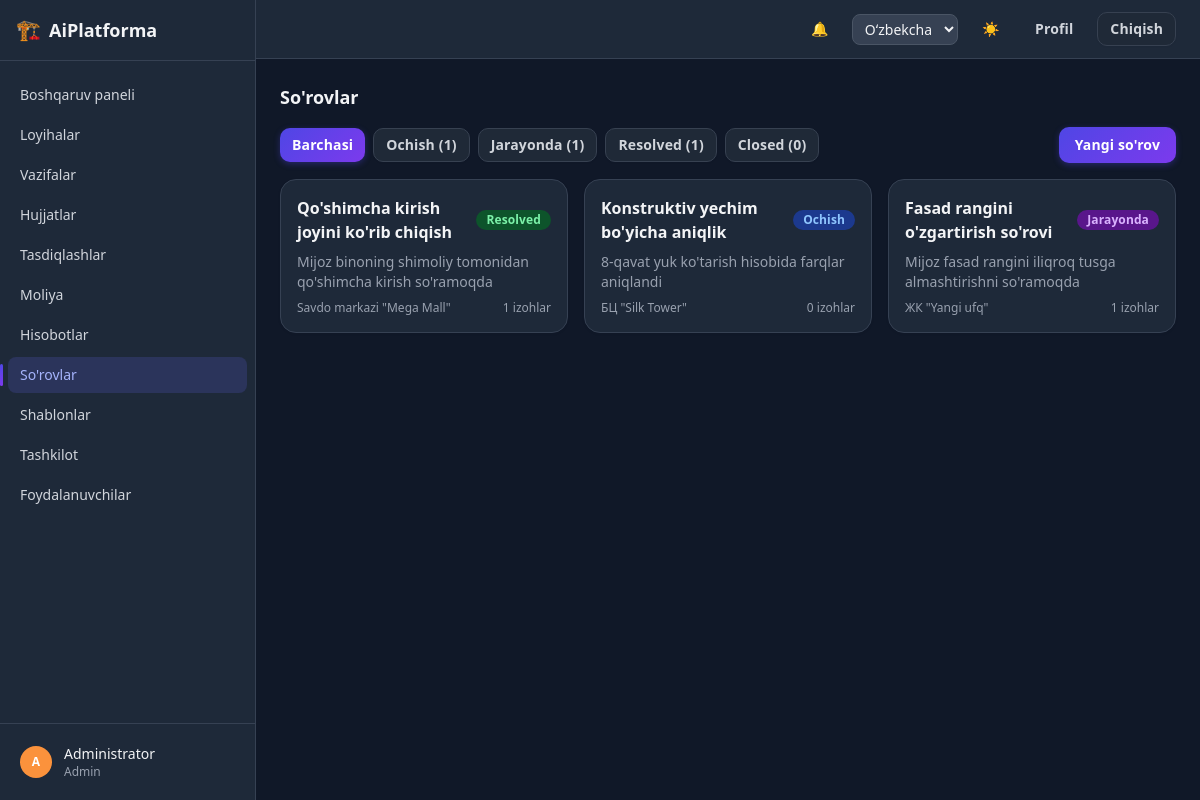
The page /requests/ (signed in) on the database its author committed.
### apps/accounts/models.py (models this page shows, shortened)
class User(AbstractBaseUser, PermissionsMixin):
    class Role(models.TextChoices):
        ADMIN = "admin", _("Admin")
        MANAGER = "manager", _("Manager")
        GIP = "gip", _("GIP")
        GIP_ASSISTANT = "gip_assistant", _("GIP assistant")
        DESIGNER = "designer", _("Designer")
        REVIEWER = "reviewer", _("Reviewer")
        CLIENT = "client", _("Client")
    id = models.UUIDField(primary_key=True, default=uuid.uuid4, editable=False)
    email = models.EmailField(unique=True)
    full_name = models.CharField(max_length=255)
    role = models.CharField(max_length=20, choices=Role.choices, default=Role.DESIGNER)
    department = models.CharField(max_length=255, blank=True, null=True)
    phone = models.CharField(max_length=50, blank=True, null=True)
    avatar = models.ImageField(upload_to="avatars/", blank=True, null=True)
    telegram_chat_id = models.CharField(max_length=64, blank=True, null=True)
    is_active = models.BooleanField(default=True)
    is_staff = models.BooleanField(default=False)
    is_verified = models.BooleanField(default=False)
    totp_secret = models.CharField(max_length=64, blank=True, null=True)
    two_factor_enabled = models.BooleanField(default=False)
    created_at = models.DateTimeField(auto_now_add=True)
    updated_at = models.DateTimeField(auto_now=True)
    objects = UserManager()
    USERNAME_FIELD = "email"
    REQUIRED_FIELDS = ["full_name"]
    class Meta:
        ordering = ["full_name"]
    def get_short_name(self):
        return self.full_name.split()[0] if self.full_name else self.email

### apps/requests_app/models.py (models this page shows, shortened)
class Request(models.Model):
    id = models.UUIDField(primary_key=True, default=uuid.uuid4, editable=False)
    title = models.CharField(max_length=255)
    description = models.TextField(blank=True, null=True)
    type = models.CharField(max_length=20, choices=RequestType.choices, default=RequestType.CLARIFICATION)
    project = models.ForeignKey(
        "projects.Project", on_delete=models.CASCADE, null=True, blank=True, related_name="requests"
    )
    created_by = models.ForeignKey(
        settings.AUTH_USER_MODEL, on_delete=models.PROTECT, related_name="created_requests"
    )
    assignee = models.ForeignKey(
        settings.AUTH_USER_MODEL, on_delete=models.SET_NULL, null=True, blank=True, related_name="assigned_requests"
    )
    status = models.CharField(max_length=20, choices=RequestStatus.choices, default=RequestStatus.OPEN)
    priority = models.CharField(max_length=20, choices=RequestPriority.choices, default=RequestPriority.MEDIUM)
    created_at = models.DateTimeField(auto_now_add=True)
    updated_at = models.DateTimeField(auto_now=True)
    class Meta:
        ordering = ["-created_at"]

### apps/projects/models.py (models this page shows, shortened)
class Project(models.Model):
    class Stage(models.TextChoices):
        CONCEPT = "concept", _("Concept")
        PRELIMINARY = "preliminary", _("Preliminary design")
        WORKING_DOCS = "working_docs", _("Working documentation")
        EXPERTISE = "expertise", _("Expertise")
        CONSTRUCTION = "construction", _("Construction")
    class Status(models.TextChoices):
        ACTIVE = "active", _("Active")
        ON_HOLD = "on_hold", _("On hold")
        COMPLETED = "completed", _("Completed")
        CANCELLED = "cancelled", _("Cancelled")
    id = models.UUIDField(primary_key=True, default=uuid.uuid4, editable=False)
    name = models.CharField(max_length=255)
    description = models.CharField(max_length=2000, blank=True, null=True)
    client_name = models.CharField(max_length=255, blank=True, null=True)
    client_contact = models.CharField(max_length=255, blank=True, null=True)
    address = models.CharField(max_length=500, blank=True, null=True)
    stage = models.CharField(max_length=20, choices=Stage.choices, default=Stage.CONCEPT)
    status = models.CharField(max_length=20, choices=Status.choices, default=Status.ACTIVE)
    start_date = models.DateField(blank=True, null=True)
    deadline = models.DateField(blank=True, null=True)
    budget = models.FloatField(default=0)
    paid_amount = models.FloatField(default=0)
    created_by = models.ForeignKey(
        settings.AUTH_USER_MODEL, on_delete=models.PROTECT, related_name="created_projects"
    )
    created_at = models.DateTimeField(auto_now_add=True)
    updated_at = models.DateTimeField(auto_now=True)
    class Meta:
        ordering = ["-created_at"]

### apps/requests_app/views.py (the view)
# urls.py: path("", views.request_list, name="list"),
@login_required
def request_list(request):
    requests_qs = _visible_requests(request.user)
    status = request.GET.get("status")
    if status:
        requests_qs = requests_qs.filter(status=status)
    counts = {value: _visible_requests(request.user).filter(status=value).count() for value, _l in RequestStatus.choices}
    return render(request, "requests_app/request_list.html", {
        "requests": requests_qs,
        "status": status or "",
        "statuses": RequestStatus.choices,
        "counts": counts,
    })

### apps/core/context_processors.py (called while the page is built)
def dark_mode(request):
    return {"dark_mode": getattr(request, "dark_mode", True)}

### apps/core/templatetags/core_extras.py (called while the page is built)
@register.filter
def initials(name):
    if not name:
        return "?"
    parts = str(name).split()
    letters = "".join(p[0] for p in parts[:2] if p)
    return letters.upper() or "?"

@register.filter
def avatar_color(name):
    if not name:
        return _AVATAR_PALETTE[0]
    total = sum(ord(ch) for ch in str(name))
    return _AVATAR_PALETTE[total % len(_AVATAR_PALETTE)]

@register.filter
def get_item(mapping, key):
    if not mapping:
        return []
    return mapping.get(key, [])

### apps/requests_app/templatetags/request_extras.py (called while the page is built)
@register.filter
def request_status_badge(status):
    return _BADGE_CLASSES[_STATUS_VARIANT.get(status, "default")]

### apps/requests_app/views.py (called while the page is built)
def _visible_requests(user):
    return Request.objects.filter(
        Q(created_by=user) | Q(assignee=user) | Q(project__members__user=user)
    ).distinct().select_related("project", "created_by", "assignee")

### templates/requests_app/request_list.html (shortened to what this page needs)
{% extends "base.html" %}
{% load i18n core_extras request_extras %}
{% block page_title %}{% trans "Requests" %}{% endblock %}
{% block content %}
<div class="mb-4 flex flex-wrap items-center justify-between gap-3">
  <div class="flex flex-wrap gap-2">
    <a href="?" class="btn btn-sm {% if not status %}btn-primary{% else %}btn-secondary{% endif %}">{% trans "All" %}</a>
    {% for value, label in statuses %}
      <a href="?status={{ value }}" class="btn btn-sm {% if status == value %}btn-primary{% else %}btn-secondary{% endif %}">{{ label }} ({{ counts|get_item:value|default:0 }})</a>
    {% endfor %}
  </div>
  <a href="{% url 'requests_app:create' %}" class="btn btn-primary btn-md">{% trans "New request" %}</a>
</div>
<div class="grid grid-cols-1 gap-4 sm:grid-cols-2 lg:grid-cols-3">
  {% for req in requests %}
    <a href="{% url 'requests_app:detail' req.pk %}" class="card block p-4 hover:shadow-md">
      <div class="mb-2 flex items-center justify-between">
        <h3 class="font-semibold">{{ req.title }}</h3>
        <span class="{{ req.status|request_status_badge }}">{{ req.get_status_display }}</span>
      </div>
      <p class="mb-2 line-clamp-2 text-sm text-gray-500 dark:text-gray-400">{{ req.description|default:"" }}</p>
      <div class="flex items-center justify-between text-xs text-gray-400">
        <span>{{ req.project.name|default:"—" }}</span>
        <span>{{ req.comments.count }} {% trans "comments" %}</span>
      </div>
    </a>
  {% empty %}
    <p class="col-span-full text-center text-sm text-gray-500 dark:text-gray-400">{% trans "No requests found." %}</p>
  {% endfor %}
</div>
{% endblock %}

### templates/partials/sidebar.html
{% load i18n core_extras %}
<aside class="hidden w-64 shrink-0 flex-col border-r border-gray-200 bg-white dark:border-gray-700 dark:bg-gray-800 md:flex">
  <div class="flex items-center gap-2 border-b border-gray-200 px-4 py-4 dark:border-gray-700">
    <span class="text-xl">🏗️</span>
    <span class="text-lg font-semibold">AiPlatforma</span>
  </div>
  <nav class="flex-1 space-y-1 overflow-y-auto px-2 py-4 text-sm">
    {% url 'core:dashboard' as dashboard_url %}
    <a href="{{ dashboard_url }}" class="flex items-center gap-3 rounded-lg px-3 py-2 font-medium
      {% if request.path == dashboard_url %}bg-blue-50 text-blue-700 dark:bg-blue-950 dark:text-blue-300{% else %}text-gray-600 hover:bg-gray-100 dark:text-gray-300 dark:hover:bg-gray-700{% endif %}">
      {% trans "Dashboard" %}
    </a>
    {% url 'projects:list' as projects_url %}
    <a href="{{ projects_url }}" class="flex items-center gap-3 rounded-lg px-3 py-2 font-medium
      {% if request.path|slice:":9" == "/projects" %}bg-blue-50 text-blue-700 dark:bg-blue-950 dark:text-blue-300{% else %}text-gray-600 hover:bg-gray-100 dark:text-gray-300 dark:hover:bg-gray-700{% endif %}">
      {% trans "Projects" %}
    </a>
    {% url 'tasks:board' as tasks_url %}
    <a href="{{ tasks_url }}" class="flex items-center gap-3 rounded-lg px-3 py-2 font-medium
      {% if request.path|slice:":6" == "/tasks" %}bg-blue-50 text-blue-700 dark:bg-blue-950 dark:text-blue-300{% else %}text-gray-600 hover:bg-gray-100 dark:text-gray-300 dark:hover:bg-gray-700{% endif %}">
      {% trans "Tasks" %}
    </a>
    {% url 'documents:list' as documents_url %}
    <a href="{{ documents_url }}" class="flex items-center gap-3 rounded-lg px-3 py-2 font-medium
      {% if request.path == documents_url %}bg-blue-50 text-blue-700 dark:bg-blue-950 dark:text-blue-300{% else %}text-gray-600 hover:bg-gray-100 dark:text-gray-300 dark:hover:bg-gray-700{% endif %}">
      {% trans "Documents" %}
    </a>
    {% url 'documents:approvals' as approvals_url %}
    <a href="{{ approvals_url }}" class="flex items-center gap-3 rounded-lg px-3 py-2 font-medium
      {% if request.path == approvals_url %}bg-blue-50 text-blue-700 dark:bg-blue-950 dark:text-blue-300{% else %}text-gray-600 hover:bg-gray-100 dark:text-gray-300 dark:hover:bg-gray-700{% endif %}">
      {% trans "Approvals" %}
    </a>
    {% url 'finance:home' as finance_url %}
    <a href="{{ finance_url }}" class="flex items-center gap-3 rounded-lg px-3 py-2 font-medium
      {% if request.path == finance_url %}bg-blue-50 text-blue-700 dark:bg-blue-950 dark:text-blue-300{% else %}text-gray-600 hover:bg-gray-100 dark:text-gray-300 dark:hover:bg-gray-700{% endif %}">
      {% trans "Finance" %}
    </a>
    {% url 'reports:dashboard' as reports_url %}
    <a href="{{ reports_url }}" class="flex items-center gap-3 rounded-lg px-3 py-2 font-medium
      {% if request.path == reports_url %}bg-blue-50 text-blue-700 dark:bg-blue-950 dark:text-blue-300{% else %}text-gray-600 hover:bg-gray-100 dark:text-gray-300 dark:hover:bg-gray-700{% endif %}">
      {% trans "Reports" %}
    </a>
    {% url 'requests_app:list' as requests_url %}
    <a href="{{ requests_url }}" class="flex items-center gap-3 rounded-lg px-3 py-2 font-medium
      {% if request.path|slice:":9" == "/requests" %}bg-blue-50 text-blue-700 dark:bg-blue-950 dark:text-blue-300{% else %}text-gray-600 hover:bg-gray-100 dark:text-gray-300 dark:hover:bg-gray-700{% endif %}">
      {% trans "Requests" %}
    </a>
    {% url 'document_templates:list' as templates_url %}
    <a href="{{ templates_url }}" class="flex items-center gap-3 rounded-lg px-3 py-2 font-medium
      {% if request.path|slice:":10" == "/templates" %}bg-blue-50 text-blue-700 dark:bg-blue-950 dark:text-blue-300{% else %}text-gray-600 hover:bg-gray-100 dark:text-gray-300 dark:hover:bg-gray-700{% endif %}">
      {% trans "Templates" %}
    </a>
    {% url 'organization:list' as organization_url %}
    <a href="{{ organization_url }}" class="flex items-center gap-3 rounded-lg px-3 py-2 font-medium
      {% if request.path == organization_url %}bg-blue-50 text-blue-700 dark:bg-blue-950 dark:text-blue-300{% else %}text-gray-600 hover:bg-gray-100 dark:text-gray-300 dark:hover:bg-gray-700{% endif %}">
      {% trans "Organization" %}
    </a>
    {% url 'accounts:user_list' as users_url %}
    <a href="{{ users_url }}" class="flex items-center gap-3 rounded-lg px-3 py-2 font-medium
      {% if request.path == users_url %}bg-blue-50 text-blue-700 dark:bg-blue-950 dark:text-blue-300{% else %}text-gray-600 hover:bg-gray-100 dark:text-gray-300 dark:hover:bg-gray-700{% endif %}">
      {% trans "Users" %}
    </a>
  </nav>
  <div class="border-t border-gray-200 p-3 dark:border-gray-700">
    <a href="{% url 'accounts:profile' %}" class="flex items-center gap-3 rounded-lg px-2 py-2 hover:bg-gray-100 dark:hover:bg-gray-700">
      <span class="flex h-8 w-8 items-center justify-center rounded-full text-xs font-semibold text-white"
            style="background-color: {{ request.user.full_name|avatar_color }};">
        {{ request.user.full_name|initials }}
      </span>
      <span class="truncate text-sm">
        <span class="block font-medium">{{ request.user.get_short_name }}</span>
        <span class="block text-xs text-gray-500 dark:text-gray-400">{{ request.user.get_role_display }}</span>
      </span>
    </a>
  </div>
</aside>

### static/css/theme.css (style rules this page uses)
:root { --ap-primary: #4f46e5; --ap-primary-2: #7c3aed; --ap-primary-soft: rgba(79, 70, 229, 0.12); --ap-ring: rgba(99, 102, 241, 0.35); }
.btn { position: relative; border-radius: 0.625rem !important; font-weight: 600; letter-spacing: 0.01em; transition: transform .12s ease, box-shadow .15s ease, background-color .15s ease, color .15s ease, border-color .15s ease; outline: none; }
.btn-primary { background-image: linear-gradient(135deg, var(--ap-primary), var(--ap-primary-2)) !important; background-color: var(--ap-primary) !important; color: #fff !important; box-shadow: 0 2px 6px rgba(79, 70, 229, 0.35); }
.btn-secondary { background: #fff !important; color: #334155 !important; border: 1px solid #e2e8f0; box-shadow: 0 1px 2px rgba(15, 23, 42, 0.05); }
.dark .btn-secondary { background: #1f2937 !important; color: #d1d5db !important; border-color: #374151; }
.card { border-radius: 1rem !important; box-shadow: 0 1px 3px rgba(15, 23, 42, 0.06); transition: box-shadow .15s ease, transform .15s ease, border-color .15s ease; }
aside nav a { position: relative; transition: background-color .15s ease, color .15s ease; }
aside nav a[class*="bg-blue-50"] { background: var(--ap-primary-soft) !important; color: var(--ap-primary) !important; }
.dark aside nav a[class*="bg-blue-50"] { background: rgba(99, 102, 241, 0.18) !important; color: #a5b4fc !important; }
aside nav a[class*="bg-blue-50"]::before { content: ""; position: absolute; left: -0.5rem; top: 20%; bottom: 20%; width: 3px; border-radius: 9999px; background: linear-gradient(180deg, var(--ap-primary), var(--ap-primary-2)); }
.badge { font-weight: 600; letter-spacing: 0.01em; }

### rows shown on the page
User: user.full_name|initials "A", user.get_short_name "Administrator", user.role "Admin"
Request: title "Qo'shimcha kirish joyini ko'rib chiqish", status "Resolved", description "Mijoz binoning shimoliy tomonidan qo'shimcha kirish so'ramoqda", project.name "Savdo markazi \"Mega Mall\"", comments.count "1"
Request: title "Konstruktiv yechim bo'yicha aniqlik", status "Ochish", description "8-qavat yuk ko'tarish hisobida farqlar aniqlandi", project.name "БЦ \"Silk Tower\"", comments.count "0"
Request: title "Fasad rangini o'zgartirish so'rovi", status "Jarayonda", description "Mijoz fasad rangini iliqroq tusga almashtirishni so'ramoqda", project.name "ЖК \"Yangi ufq\"", comments.count "1"

### other values the page prints
{{ label }} "Ochish" "Jarayonda" "Resolved" "Closed"
{{ counts|get_item:value|default:0 }} "1" "1" "1" "0"
form field language "Oʻzbekcha"
